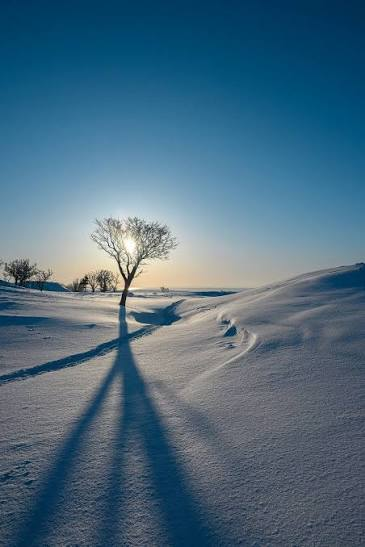
#> input picture LAB/Input/ex25.jpg, 365 x 547 px
$ python e25.py   (older library calls are emulated)
#> lines starting #> are read from the running program, lines starting #| are printed output that depends on the picture
import cv2
# Load grayscale image
img = cv2.imread('./Input/ex25.jpg', cv2.IMREAD_GRAYSCALE)
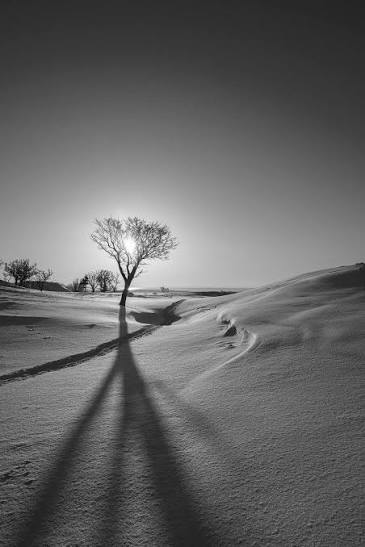
#> img: shape (547, 365); min 0, max 255, mean 100.2

# Compute gradients using Sobel operator
grad_x = cv2.Sobel(img, cv2.CV_64F, 1, 0, ksize=3)
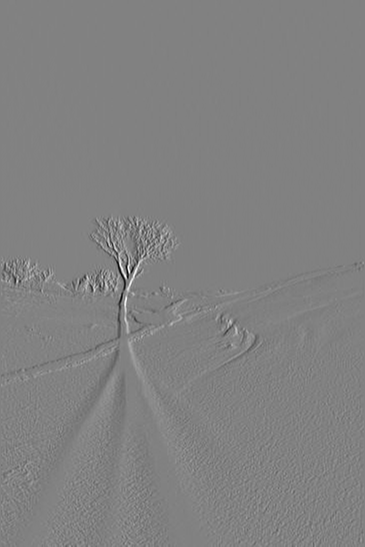
#> grad_x: shape (547, 365) float64; min -798, max 773, mean -0.3; drawn with min black and max white
grad_y = cv2.Sobel(img, cv2.CV_64F, 0, 1, ksize=3)
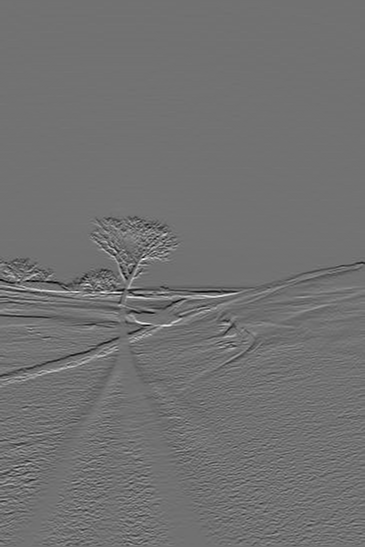
#> grad_y: shape (547, 365) float64; min -569, max 710, mean 0.3; drawn with min black and max white

# Gradient magnitude
gradient = cv2.magnitude(grad_x, grad_y)
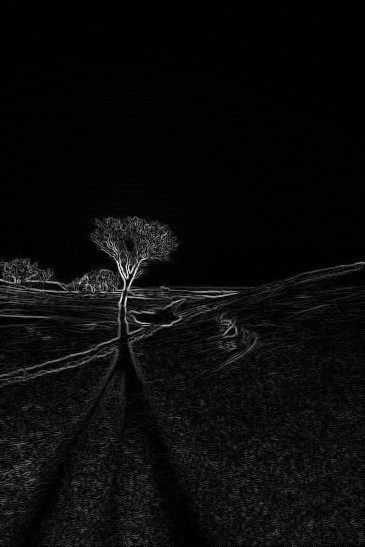
#> gradient: shape (547, 365) float64; min 0, max 848.7, mean 37.2; drawn with min black and max white
gradient = cv2.convertScaleAbs(gradient)
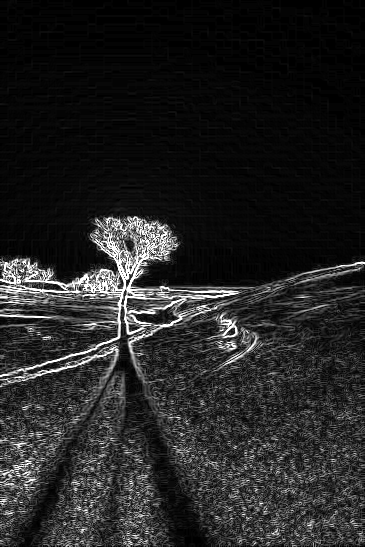
#> gradient: shape (547, 365); min 0, max 255, mean 35.7

# Sharpen by adding gradient
sharpened = cv2.add(img, gradient)
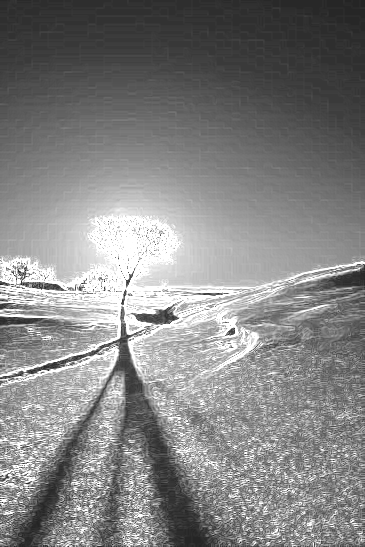
#> sharpened: shape (547, 365); min 27, max 255, mean 132.1

cv2.imshow("Original", img)
cv2.imshow("Gradient Sharpened", sharpened)
cv2.imwrite('./Output/gradient_sharpened.jpg', sharpened)
cv2.waitKey(0)
cv2.destroyAllWindows()

$ run again, with LAB/Input/ex1.jpg copied over LAB/Input/ex25.jpg
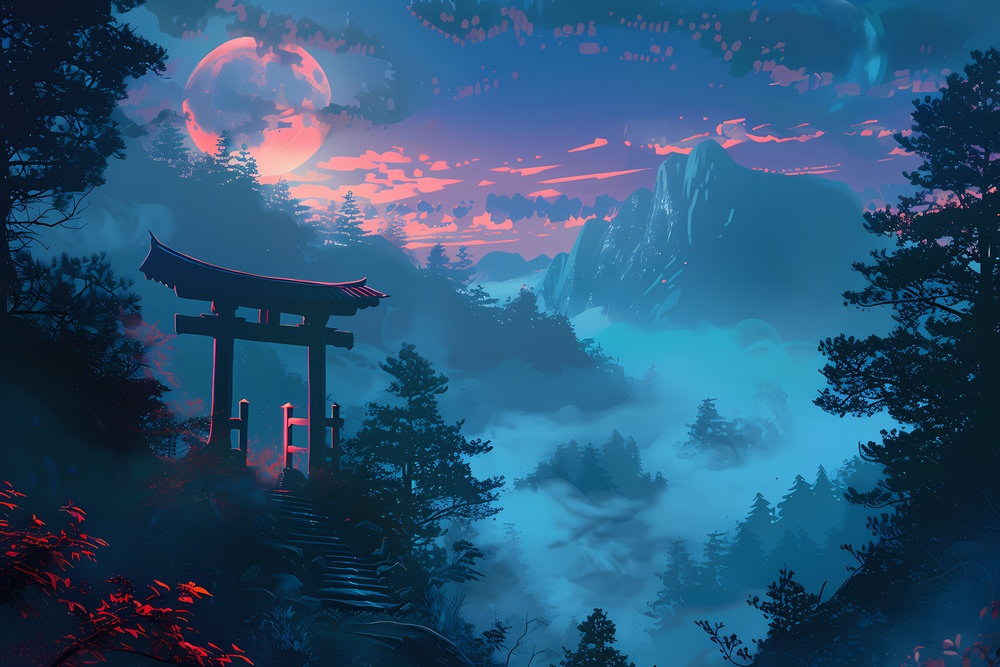
#> input picture LAB/Input/ex1.jpg, 1000 x 667 px, shrunk from 5376 x 3584 before the run
#> `gradient = cv2.convertScaleAbs(gradient)`:
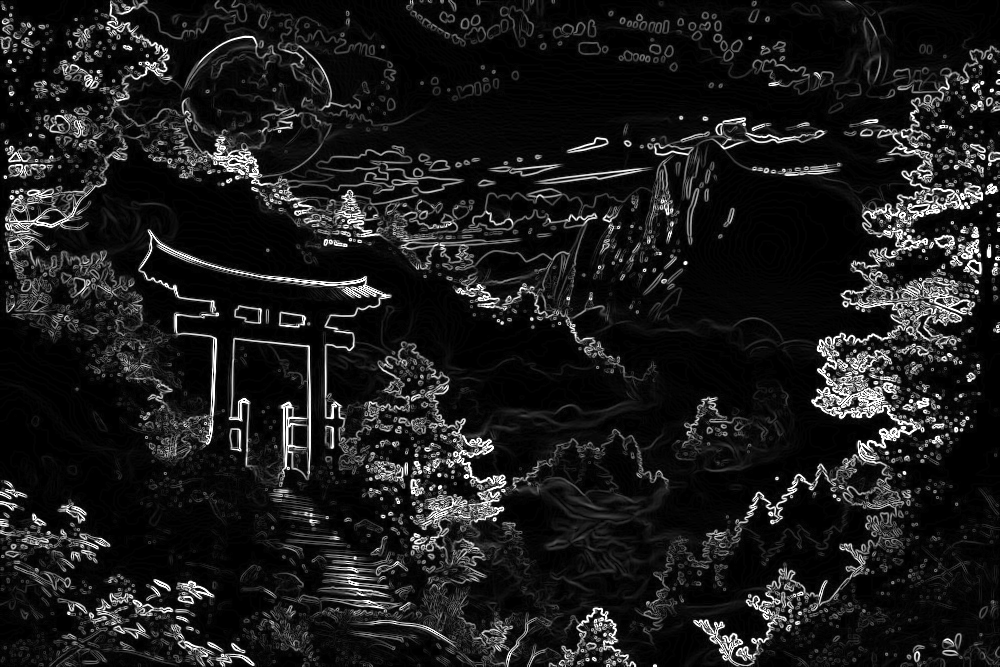
#> gradient: shape (667, 1000); min 0, max 255, mean 27.4
#> `sharpened = cv2.add(img, gradient)`:
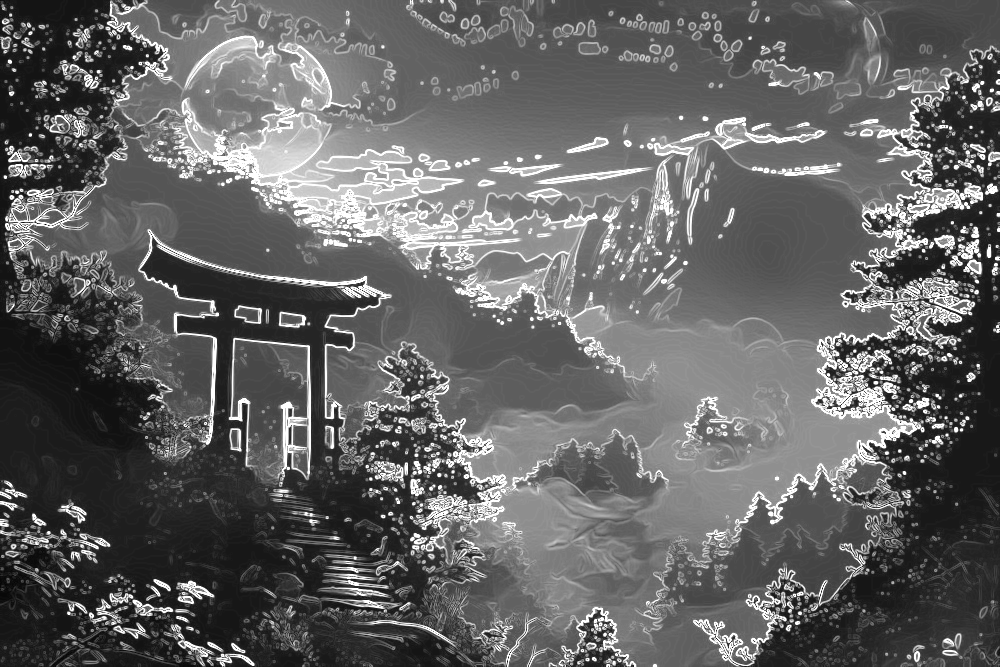
#> sharpened: shape (667, 1000); min 4, max 255, mean 100.7

$ run again, with LAB/Input/ex10.jpg copied over LAB/Input/ex25.jpg
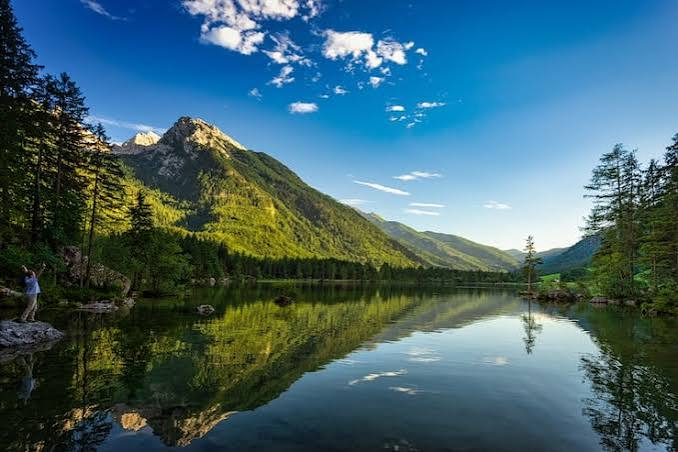
#> input picture LAB/Input/ex10.jpg, 678 x 452 px
#> `gradient = cv2.convertScaleAbs(gradient)`:
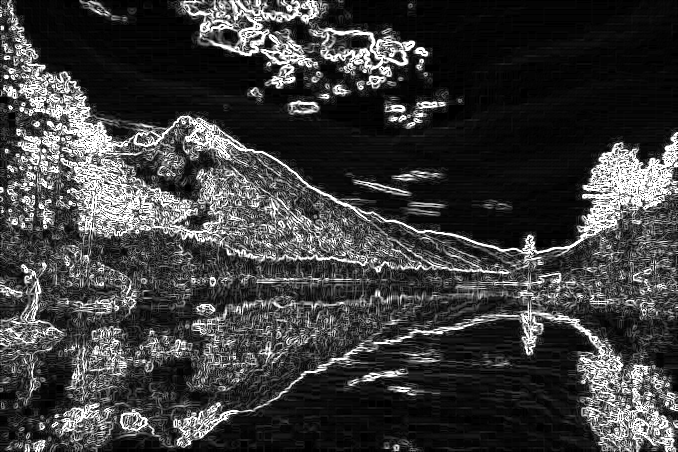
#> gradient: shape (452, 678); min 0, max 255, mean 61.6
#> `sharpened = cv2.add(img, gradient)`:
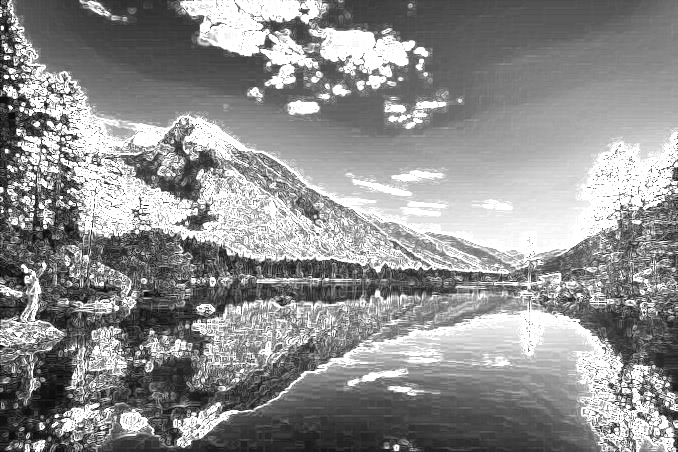
#> sharpened: shape (452, 678); min 1, max 255, mean 143.5

$ run again, with LAB/Input/ex11.jpg copied over LAB/Input/ex25.jpg
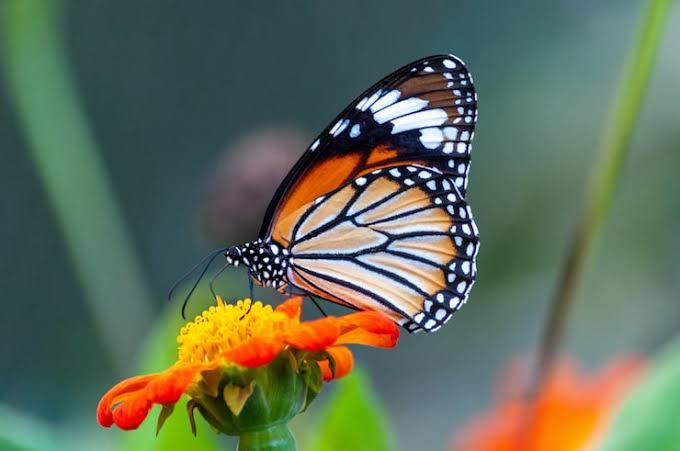
#> input picture LAB/Input/ex11.jpg, 680 x 451 px
#> `gradient = cv2.convertScaleAbs(gradient)`:
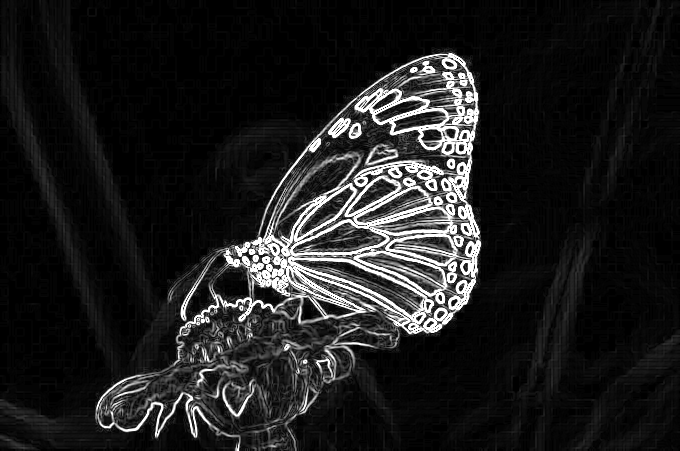
#> gradient: shape (451, 680); min 0, max 255, mean 30.5
#> `sharpened = cv2.add(img, gradient)`:
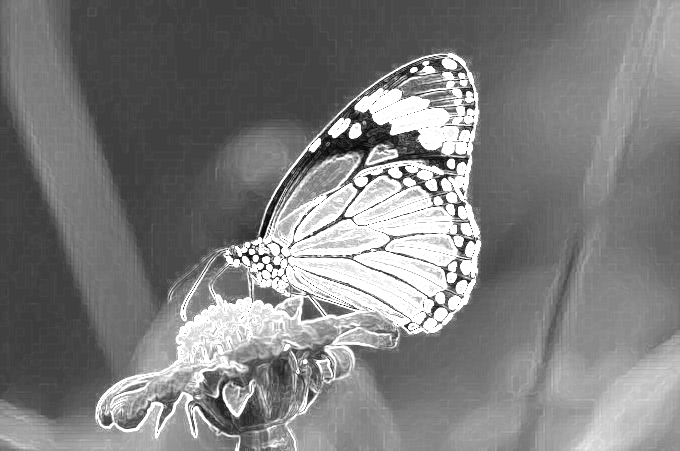
#> sharpened: shape (451, 680); min 1, max 255, mean 126.6
